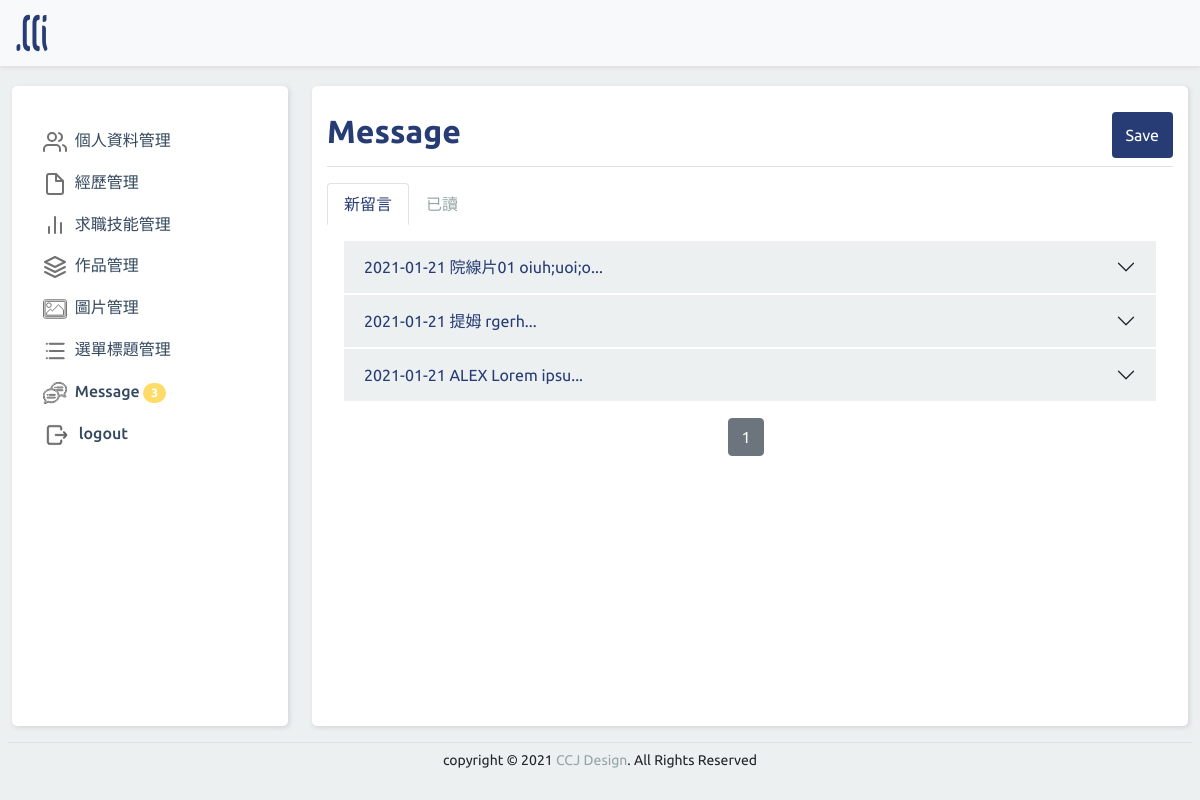
Page /backend.php?do=resume_message&p=1 (signed in) on the committed database.
### tables this page shows
CREATE TABLE `resume_message` (
  `id` int(11) UNSIGNED NOT NULL,
  `name` text NOT NULL,
  `tel` text NOT NULL,
  `email` text NOT NULL,
  `msg` text NOT NULL,
  `date` timestamp NOT NULL DEFAULT current_timestamp(),
  `sh` tinyint(1) UNSIGNED NOT NULL DEFAULT 0
);

### backend/resume_message.php (the view, shortened to what this page needs)
<?php
$all_new=$pdo->query("select count(*) from {$do} where `sh`='0'")->fetchColumn();
$div=5;
$pages_new=ceil($all_new/$div);
$now=(isset($_GET['p']))?$_GET['p']:1;
$start=($now-1)*$div;
?>
<form action="./api/edit.php" method="post">
  <div class="d-flex justify-content-between pt-3 pb-2 mb-3 border-bottom">
    <h2 class="title">Message</h2>
    <button class="btn saveBtn" type="submit">Save</button>
  </div>
  <ul class="nav nav-tabs border-0" id="msgTab" role="tablist">
    <li class="nav-item" role="presentation">
      <a class="nav-link active" data-bs-toggle="tab" href="#unread" role="tab">新留言</a>
    </li>
    <li class="nav-item" role="presentation">
      <a class="nav-link" data-bs-toggle="tab" href="#readed" role="tab">已讀</a>
    </li>
  </ul>
  <div class="tab-content " id="msgTabContent">
    <div class="tab-pane fade show active p-3" id="unread" role="tabpanel">
      <?php
      $sql_unr="select * from {$do} where `sh`='0' limit $start,$div";
      $rows=$pdo->query($sql_unr)->fetchAll();
      if(empty($rows)){
        echo "no Message";
      }else{
      foreach($rows as $row){
      ?>
      <div class="accordion accordion-flush" id="unmsgcontent">
        <div class="accordion-item overflow-hidden">
          <h2 class="accordion-header">
            <button class="accordion-button collapsed" type="button" data-bs-toggle="collapse"
              data-bs-target="#collapse<?=$row['id'];?>">
              <?=substr($row['date'],0,10);?> <?=$row['name'];?> <?=substr( $row['msg'], 0 , 10 );?>...
            </button>
          </h2>
        </div>
      </div>
      <?php }
          }  ?>
      <div class="d-flex justify-content-center align-items-center mt-3">
        <div class="btn-toolbar " role="toolbar">
          <div class="btn-group me-2" role="group">
            <?php for($i=1;$i<=$pages_new;$i++){
            if($i==$now){ ?>
            <a class="btn btn-secondary" href="?do=resume_message&p=<?=$i;?>">
              <?=$i;?>
            </a>
            <?php  }else{ ?>
            <a class="btn btn-outline-secondary" href="?do=resume_message&p=<?=$i;?>">
              <?=$i;?>
            </a>
            <?php  }
        }?>
          </div>
        </div>
      </div>
    </div>
  </div>
</form>

### css/backendstyle.css (style rules this page uses)
body { background-color: #ecf0f1; font-family: 'Ubuntu', sans-serif; margin: 0; box-sizing: border-box; }
.title { color: #273c75; font-weight: 600; }
.saveBtn { border:2px solid #273c75; background-color: #273c75; color: #fff; }
#msgTab .nav-link.active { font-weight: 500; color: #273c75; }
#msgTab .nav-link { color: #95a5a6; }
#msgTabContent .accordion-button { background-color: #ecf0f1 ; color: #273c75; }
#msgcontent .accordion-header,#unmsgcontent .accordion-header { border: #fff solid 1px; }

### rows in the picture
resume_message: date "2021-01-21", name "院線片01", msg "oiuh;uoi;o"
resume_message: date "2021-01-21", name "提姆", msg "rgerh"
resume_message: date "2021-01-21", name "ALEX", msg "Lorem ipsu"
